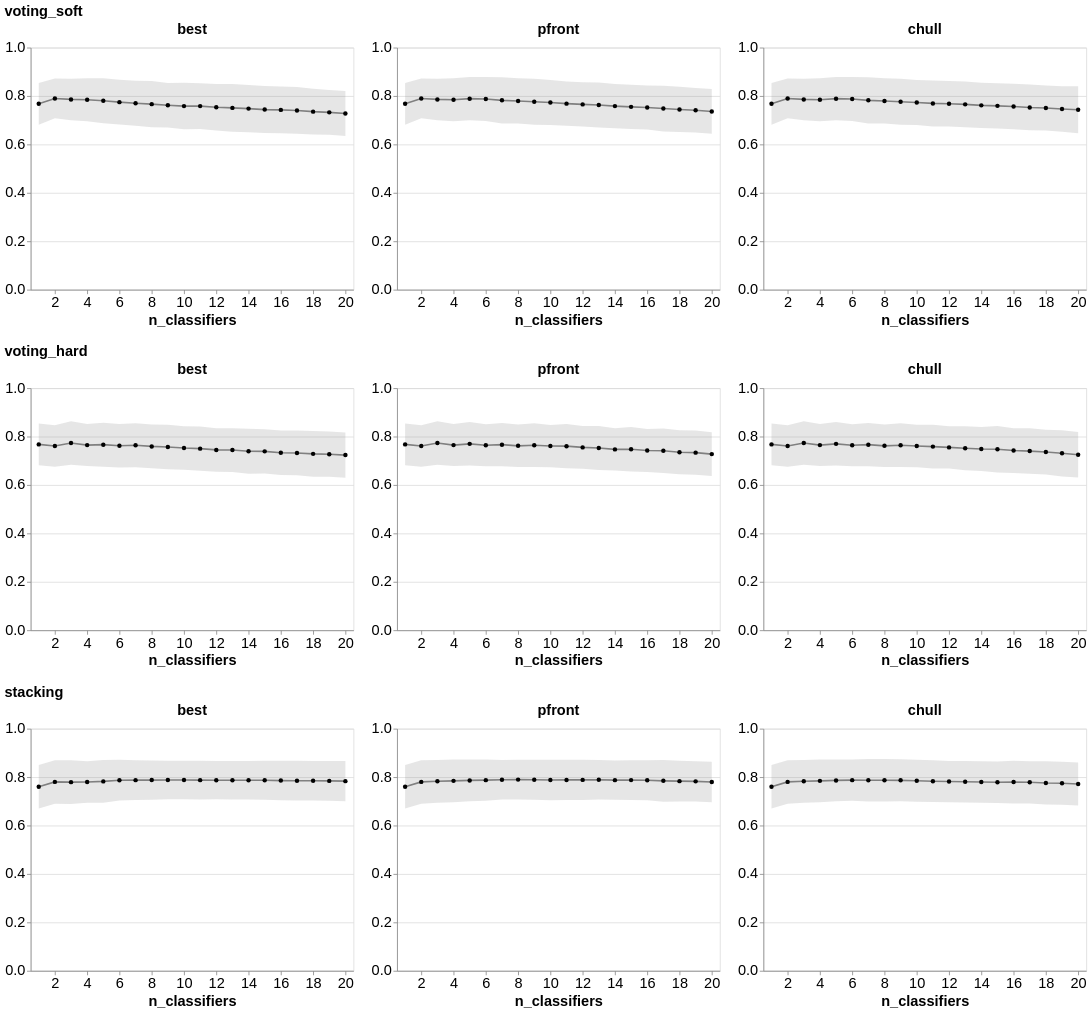

The notebook cell saved with this chart:
### Code cell
draw_ensemble_selection_res(ensemble_selection_heterogeneous)
